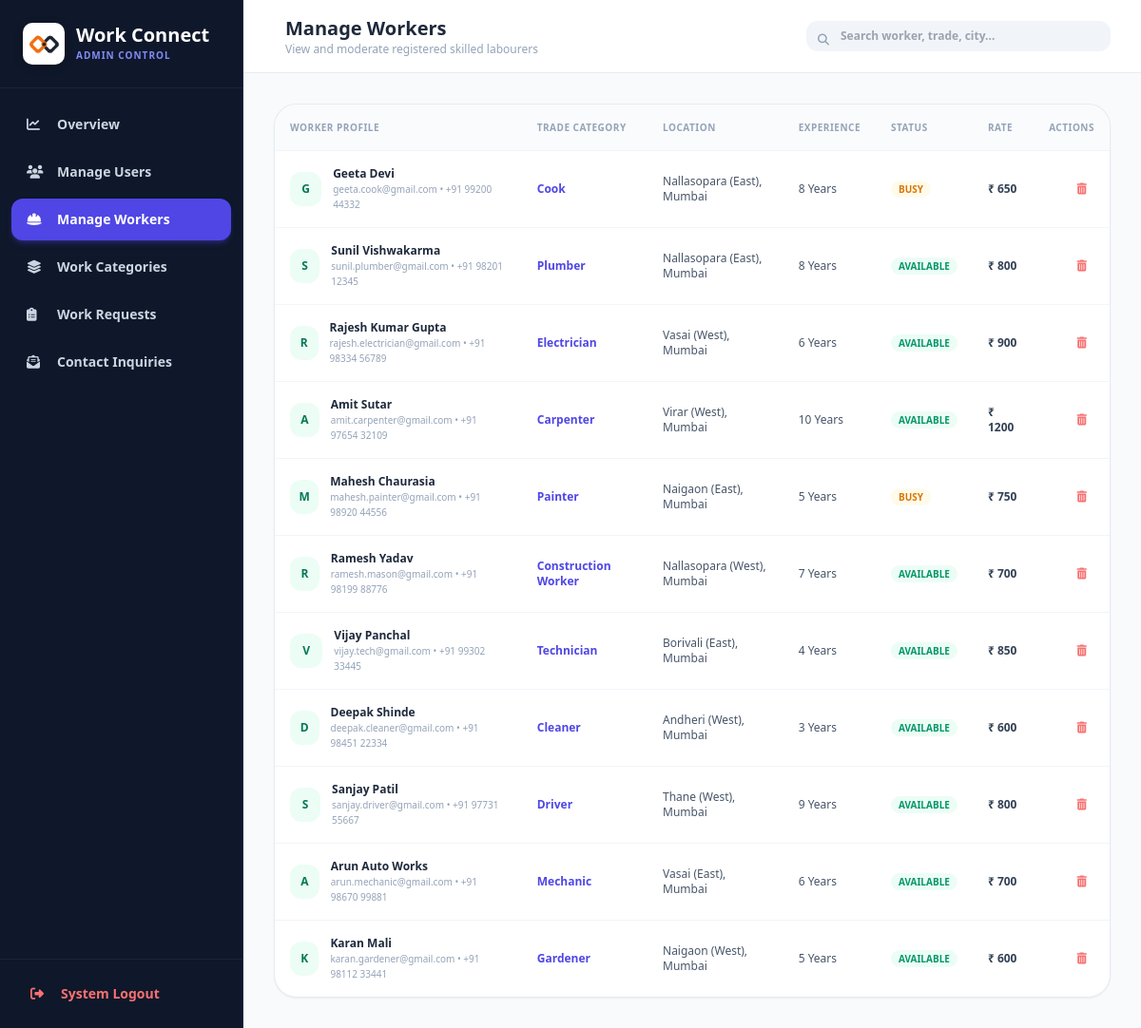
The page /admin/workers.php (signed in) on the database its author committed.
### tables this page shows
CREATE TABLE `worker_profiles` (
  `user_id` int(11) NOT NULL,
  `full_name` varchar(255) DEFAULT NULL,
  `category_id` int(11) DEFAULT NULL,
  `skills` text DEFAULT NULL,
  `experience_years` int(11) NOT NULL DEFAULT 1,
  `experience_details` text DEFAULT NULL,
  `location` varchar(255) DEFAULT NULL,
  `availability` enum('available','busy','unavailable') NOT NULL DEFAULT 'available',
  `daily_rate` varchar(100) DEFAULT NULL,
  `hourly_rate` varchar(100) DEFAULT NULL,
  `phone` varchar(30) DEFAULT NULL,
  `bio` text DEFAULT NULL,
  `rating` decimal(3,2) NOT NULL DEFAULT 5.00,
  `created_at` timestamp NOT NULL DEFAULT current_timestamp(),
  PRIMARY KEY (`user_id`),
  KEY `category_id` (`category_id`),
  CONSTRAINT `fk_worker_category` FOREIGN KEY (`category_id`) REFERENCES `categories` (`id`) ON DELETE SET NULL,
  CONSTRAINT `fk_worker_user` FOREIGN KEY (`user_id`) REFERENCES `users` (`id`) ON DELETE CASCADE
);

CREATE TABLE `users` (
  `id` int(11) NOT NULL AUTO_INCREMENT,
  `username` varchar(100) NOT NULL,
  `email` varchar(150) NOT NULL,
  `password` varchar(255) NOT NULL,
  `role_id` int(11) NOT NULL,
  `created_at` timestamp NOT NULL DEFAULT current_timestamp(),
  PRIMARY KEY (`id`),
  UNIQUE KEY `username` (`username`),
  UNIQUE KEY `email` (`email`),
  KEY `role_id` (`role_id`),
  CONSTRAINT `users_ibfk_1` FOREIGN KEY (`role_id`) REFERENCES `roles` (`id`)
);

CREATE TABLE `categories` (
  `id` int(11) NOT NULL AUTO_INCREMENT,
  `name` varchar(100) NOT NULL,
  `icon` varchar(50) NOT NULL DEFAULT 'fa-tools',
  `description` text DEFAULT NULL,
  `created_at` timestamp NOT NULL DEFAULT current_timestamp(),
  PRIMARY KEY (`id`),
  UNIQUE KEY `name` (`name`)
);

### admin/workers.php (the view, shortened to what this page needs)
<?php
require_once '../includes/db_connect.php';
$search = trim($_GET['q'] ?? '');
$query = "
    SELECT u.id, u.username, u.email, u.created_at,
           wp.full_name, wp.category_id, wp.skills, wp.experience_years, wp.location, wp.availability, wp.phone, wp.daily_rate,
           c.name as category_name
    FROM users u
    JOIN roles r ON u.role_id = r.id
    LEFT JOIN worker_profiles wp ON u.id = wp.user_id
    LEFT JOIN categories c ON wp.category_id = c.id
    WHERE r.role_name = 'worker'
";
$params = [];
$query .= " ORDER BY u.created_at DESC";
$stmt = $pdo->prepare($query);
$stmt->execute($params);
$workers = $stmt->fetchAll();
?>
<!DOCTYPE html>
<html lang="en">
<head>
    <script src="https://cdn.tailwindcss.com"></script>
    <link rel="stylesheet" href="https://cdnjs.cloudflare.com/ajax/libs/font-awesome/6.5.1/css/all.min.css">
</head>
<body class="bg-slate-50 font-sans">
<div class="flex h-screen overflow-hidden">
    <?php include '../includes/admin_sidebar.php'; ?>
    <main class="flex-1 flex flex-col overflow-y-auto">
        <header class="bg-white border-b border-slate-200/80 p-4 md:px-8 flex justify-between items-center sticky top-0 z-20">
            <div class="flex items-center space-x-3">
                <div>
                    <h2 class="text-lg md:text-xl font-bold text-slate-800">Manage Workers</h2>
                    <p class="text-xs text-slate-400">View and moderate registered skilled labourers</p>
                </div>
            </div>
            <form action="" method="GET" class="relative max-w-xs w-full hidden sm:block">
                <i class="fas fa-search absolute left-3 top-3 text-slate-400 text-xs"></i>
                <input type="text" name="q" value="<?php echo htmlspecialchars($search); ?>" placeholder="Search worker, trade, city..."
                       class="w-full pl-9 pr-4 py-2 bg-slate-100 rounded-xl text-xs font-semibold focus:outline-none focus:ring-2 focus:ring-indigo-500">
            </form>
        </header>
        <div class="p-4 md:p-8 space-y-6 max-w-7xl mx-auto w-full">
            <div class="bg-white rounded-3xl border border-slate-200/80 shadow-sm overflow-hidden">
                <div class="overflow-x-auto">
                    <table class="w-full text-left text-xs">
                        <thead>
                            <tr class="bg-slate-50/70 border-b border-slate-100 text-slate-400 uppercase tracking-wider text-[10px] font-bold">
                                <th class="p-4">Worker Profile</th>
                                <th class="p-4">Trade Category</th>
                                <th class="p-4">Location</th>
                                <th class="p-4">Experience</th>
                                <th class="p-4">Status</th>
                                <th class="p-4">Rate</th>
                                <th class="p-4 text-right">Actions</th>
                            </tr>
                        </thead>
                        <tbody class="divide-y divide-slate-100">
                            <?php if (empty($workers)): ?>
                                <tr>
                                    <td colspan="7" class="p-8 text-center text-slate-400">No workers found matching your search.</td>
                                </tr>
                            <?php else: ?>
                                <?php foreach ($workers as $w): ?>
                                    <tr class="hover:bg-slate-50/50 transition-colors">
                                        <td class="p-4">
                                            <div class="flex items-center space-x-3">
                                                <div class="w-9 h-9 rounded-xl bg-emerald-50 text-emerald-700 font-bold flex items-center justify-center text-xs">
                                                    <?php echo strtoupper(substr($w['username'], 0, 1)); ?>
                                                </div>
                                                <div>
                                                    <p class="font-bold text-slate-800"><?php echo htmlspecialchars($w['full_name'] ?: $w['username']); ?></p>
                                                    <p class="text-[10px] text-slate-400"><?php echo htmlspecialchars($w['email']); ?> &bull; <?php echo htmlspecialchars($w['phone'] ?? 'No phone'); ?></p>
                                                </div>
                                            </div>
                                        </td>
                                        <td class="p-4 font-semibold text-indigo-600">
                                            <?php echo htmlspecialchars($w['category_name'] ?: 'Not Assigned'); ?>
                                        </td>
                                        <td class="p-4 text-slate-600">
                                            <?php echo htmlspecialchars($w['location'] ?: 'Not specified'); ?>
                                        </td>
                                        <td class="p-4 text-slate-600">
                                            <?php echo $w['experience_years']; ?> Years
                                        </td>
                                        <td class="p-4">
                                            <span class="px-2 py-0.5 rounded-full text-[10px] font-bold uppercase
                                                <?php echo ($w['availability'] === 'available') ? 'bg-emerald-50 text-emerald-600' : 'bg-amber-50 text-amber-600'; ?>">
                                                <?php echo htmlspecialchars($w['availability'] ?: 'available'); ?>
                                            </span>
                                        </td>
                                        <td class="p-4 font-bold text-slate-700">
                                            ₹ <?php echo htmlspecialchars($w['daily_rate'] ?: 'Negotiable'); ?>
                                        </td>
                                        <td class="p-4 text-right">
                                            <form method="POST" class="inline" onsubmit="return confirm('Delete this worker? All their data will be removed.');">
                                                <button type="submit" class="text-red-400 hover:text-red-600 p-2 transition-colors">
                                                    <i class="fas fa-trash-alt"></i>
                                                </button>
                                            </form>
                                        </td>
                                    </tr>
                                <?php endforeach; ?>
                            <?php endif; ?>
                        </tbody>
                    </table>
                </div>
            </div>
        </div>
    </main>
</div>
</body>
</html>

### admin/workers.php (style rules this page uses)
body { font-family: 'Outfit', sans-serif; }

### rows shown on the page
worker_profiles: user_id.username "G", full_name "Geeta Devi", user_id.email "geeta.cook@gmail.com", phone "+91 99200 44332", category.name "Cook", location "Nallasopara (East), Mumbai", experience_years "8", availability "BUSY", daily_rate "650"
worker_profiles: user_id.username "S", full_name "Sunil Vishwakarma", user_id.email "sunil.plumber@gmail.com", phone "+91 98201 12345", category.name "Plumber", location "Nallasopara (East), Mumbai", experience_years "8", availability "AVAILABLE", daily_rate "800"
worker_profiles: user_id.username "R", full_name "Rajesh Kumar Gupta", user_id.email "rajesh.electrician@gmail.com", phone "+91 98334 56789", category.name "Electrician", location "Vasai (West), Mumbai", experience_years "6", availability "AVAILABLE", daily_rate "900"
worker_profiles: user_id.username "A", full_name "Amit Sutar", user_id.email "amit.carpenter@gmail.com", phone "+91 97654 32109", category.name "Carpenter", location "Virar (West), Mumbai", experience_years "10", availability "AVAILABLE", daily_rate "1200"
worker_profiles: user_id.username "M", full_name "Mahesh Chaurasia", user_id.email "mahesh.painter@gmail.com", phone "+91 98920 44556", category.name "Painter", location "Naigaon (East), Mumbai", experience_years "5", availability "BUSY", daily_rate "750"
worker_profiles: user_id.username "R", full_name "Ramesh Yadav", user_id.email "ramesh.mason@gmail.com", phone "+91 98199 88776", category.name "Construction Worker", location "Nallasopara (West), Mumbai", experience_years "7", availability "AVAILABLE", daily_rate "700"
worker_profiles: user_id.username "V", full_name "Vijay Panchal", user_id.email "vijay.tech@gmail.com", phone "+91 99302 33445", category.name "Technician", location "Borivali (East), Mumbai", experience_years "4", availability "AVAILABLE", daily_rate "850"
worker_profiles: user_id.username "D", full_name "Deepak Shinde", user_id.email "deepak.cleaner@gmail.com", phone "+91 98451 22334", category.name "Cleaner", location "Andheri (West), Mumbai", experience_years "3", availability "AVAILABLE", daily_rate "600"
worker_profiles: user_id.username "S", full_name "Sanjay Patil", user_id.email "sanjay.driver@gmail.com", phone "+91 97731 55667", category.name "Driver", location "Thane (West), Mumbai", experience_years "9", availability "AVAILABLE", daily_rate "800"
worker_profiles: user_id.username "A", full_name "Arun Auto Works", user_id.email "arun.mechanic@gmail.com", phone "+91 98670 99881", category.name "Mechanic", location "Vasai (East), Mumbai", experience_years "6", availability "AVAILABLE", daily_rate "700"
worker_profiles: user_id.username "K", full_name "Karan Mali", user_id.email "karan.gardener@gmail.com", phone "+91 98112 33441", category.name "Gardener", location "Naigaon (West), Mumbai", experience_years "5", availability "AVAILABLE", daily_rate "600"
